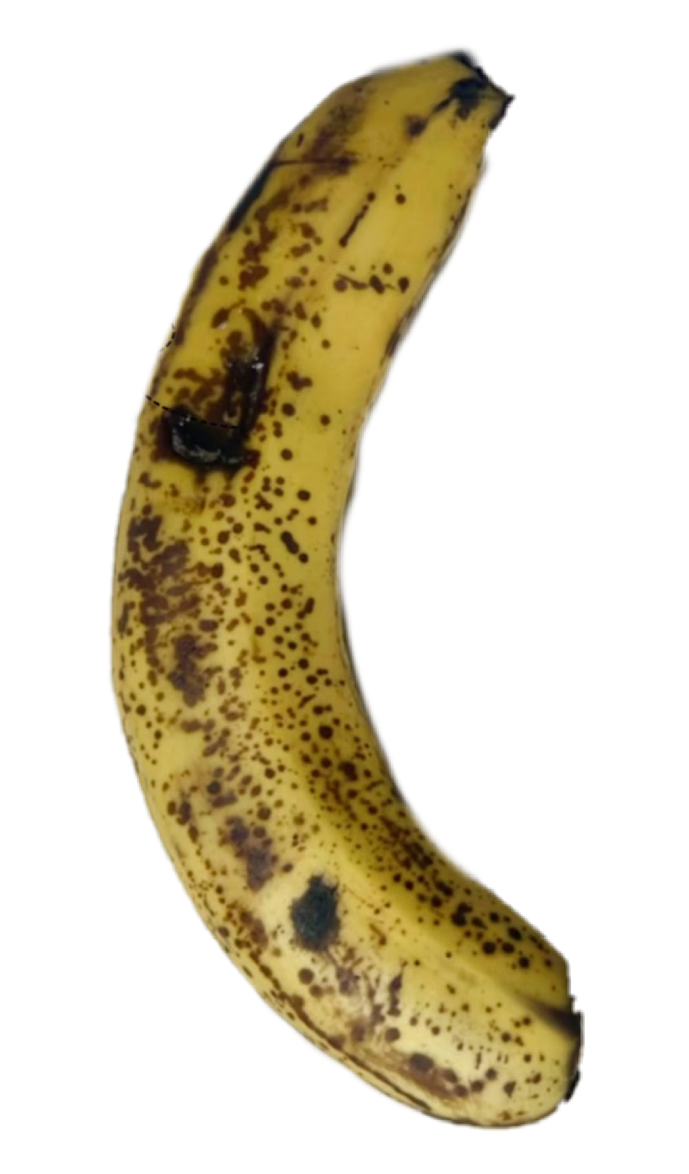
#> input picture busuk.png, 689 x 1174 px
$ python pengolahan_busuk.py
#> lines starting #> are read from the running program, lines starting #| are printed output that depends on the picture
# # nama kelompok :
# # Kevin Gantama                (2215061133)
# # Muhammad Haikal Batubara     (2255061010)
# # Muhammad Dzikri Rofa         (2255061022)

import cv2
import numpy as np
from matplotlib import pyplot as plt

image = cv2.imread('busuk.png')
#> image is the input picture: shape (1174, 689, 3); mean B, G, R 189.6, 211.5, 219.6

k = 3
pixels = image.reshape((image.shape[0] * image.shape[1], 3))

criteria = (cv2.TERM_CRITERIA_EPS + cv2.TERM_CRITERIA_MAX_ITER, 100, 0.2)
_, labels, centers = cv2.kmeans(pixels.astype(np.float32), k, None, criteria, 10, cv2.KMEANS_RANDOM_CENTERS)
#> centers = [[69.88, 151.6, 176.7], [25.64, 71.26, 96.15], [255.2, 255.4, 255.4]]
segmented_image = labels.reshape((image.shape[0], image.shape[1]))
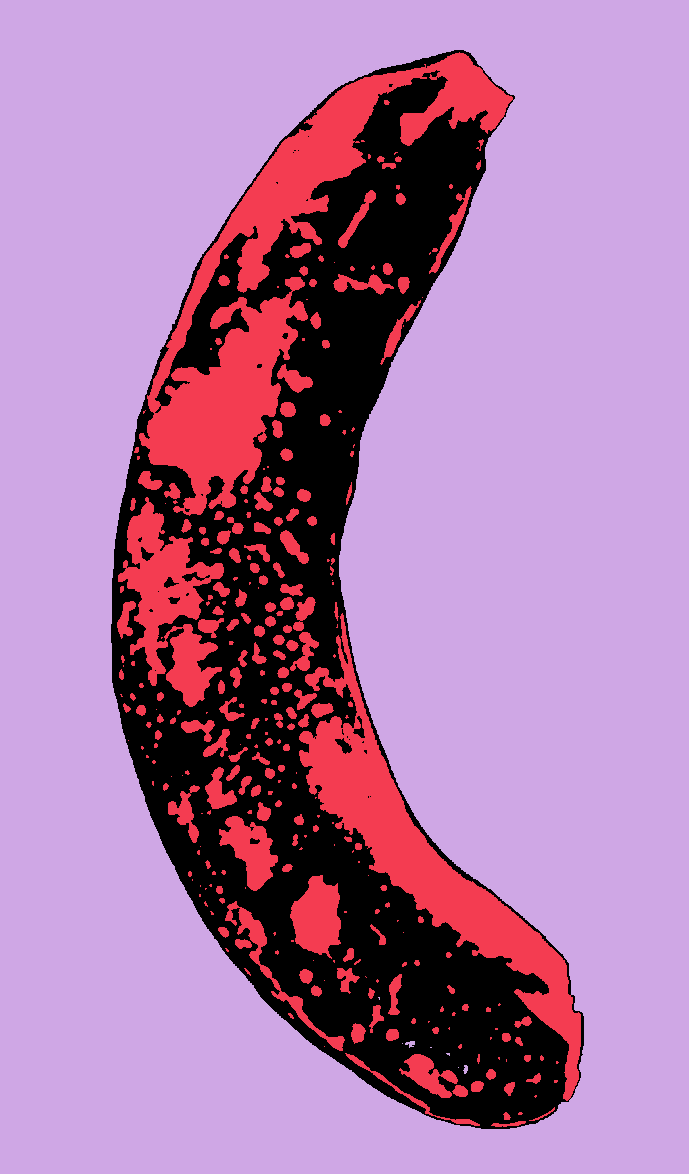
#> segmented_image: shape (1174, 689) int32; 3 distinct labels, from 0 to 2; one colour per label, 0 black

centers = np.uint8(centers)
#> centers = [[69, 151, 176], [25, 71, 96], [255, 255, 255]]

dominant_color = centers[labels.flatten()]

colored_segmented_image = centers[labels.flatten()].reshape(image.shape)
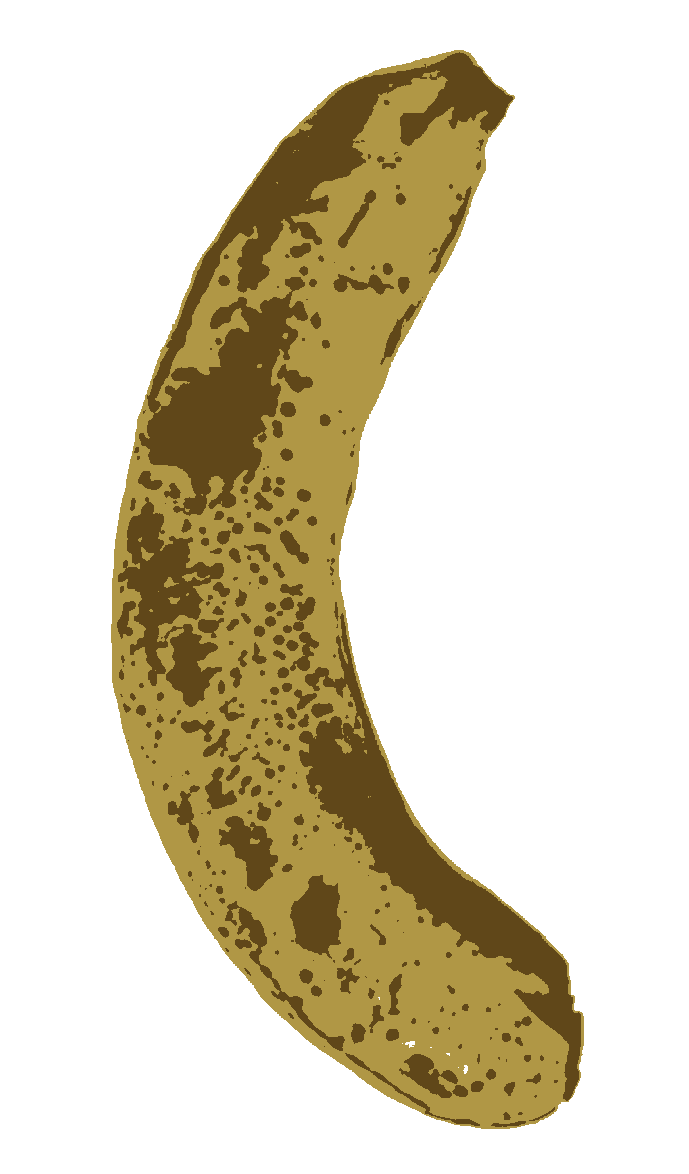
#> colored_segmented_image: shape (1174, 689, 3); mean B, G, R 189.8, 211.7, 219.7

gray_image = cv2.cvtColor(colored_segmented_image, cv2.COLOR_BGR2GRAY)
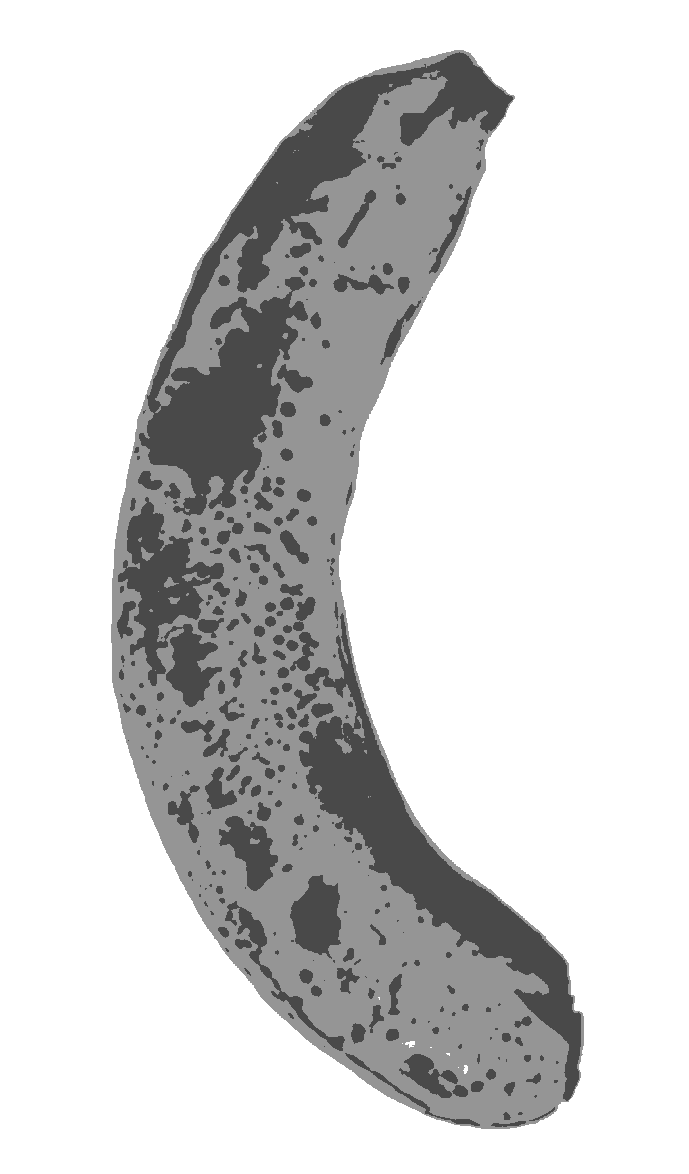
#> gray_image: shape (1174, 689); min 73, max 255, mean 211.6
range_values = np.arange(0, 145)
pixel_count = np.sum(np.isin(gray_image, range_values))
#> pixel_count = 100064

print(f"Jumlah piksel hitam: {pixel_count}")
#| Jumlah piksel hitam: 100064

if pixel_count > 200000:
    print("Pisang Belum Matang")
elif pixel_count < 100000:
    print("Pisang Matang")
else:
    print("Pisang Busuk")

plt.subplot(131), plt.imshow(cv2.cvtColor(image, cv2.COLOR_BGR2RGB))
plt.title('Citra\nAsli'), plt.xticks([]), plt.yticks([])

plt.subplot(132), plt.imshow(cv2.cvtColor(colored_segmented_image, cv2.COLOR_BGR2RGB))
plt.title('Segmentasi\nWarna Utama'), plt.xticks([]), plt.yticks([])

plt.subplot(133), plt.imshow(gray_image, cmap='gray')
plt.title('Segmentasi\nGrayscale'), plt.xticks([]), plt.yticks([])
plt.show()
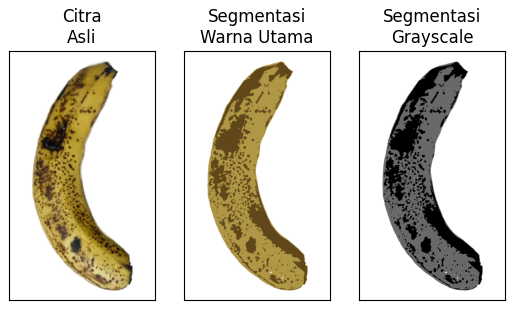
#> figure drawn by matplotlib, 3 panels

$ run again, with belum_matang.png copied over busuk.png
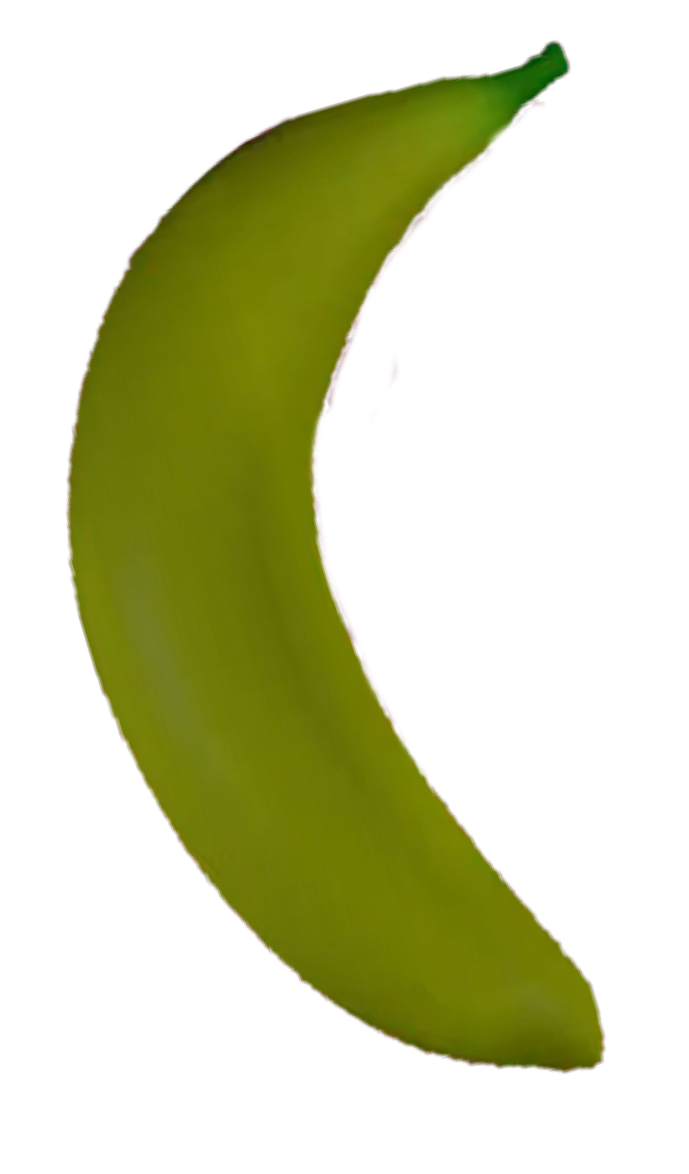
#> input picture belum_matang.png, 689 x 1174 px
#> image is the input picture: shape (1174, 689, 3); mean B, G, R 176.4, 212.1, 208.8
#> `_, labels, centers = cv2.kmeans(pixels.astype(np.float32), k, None, cr..`: centers = [[143.6, 178.2, 182.4], [5.73, 119.5, 108.6], [255.6, 255.6, 255.7]]
#> `segmented_image = labels.reshape((image.shape[0], image.shape[1]))`:
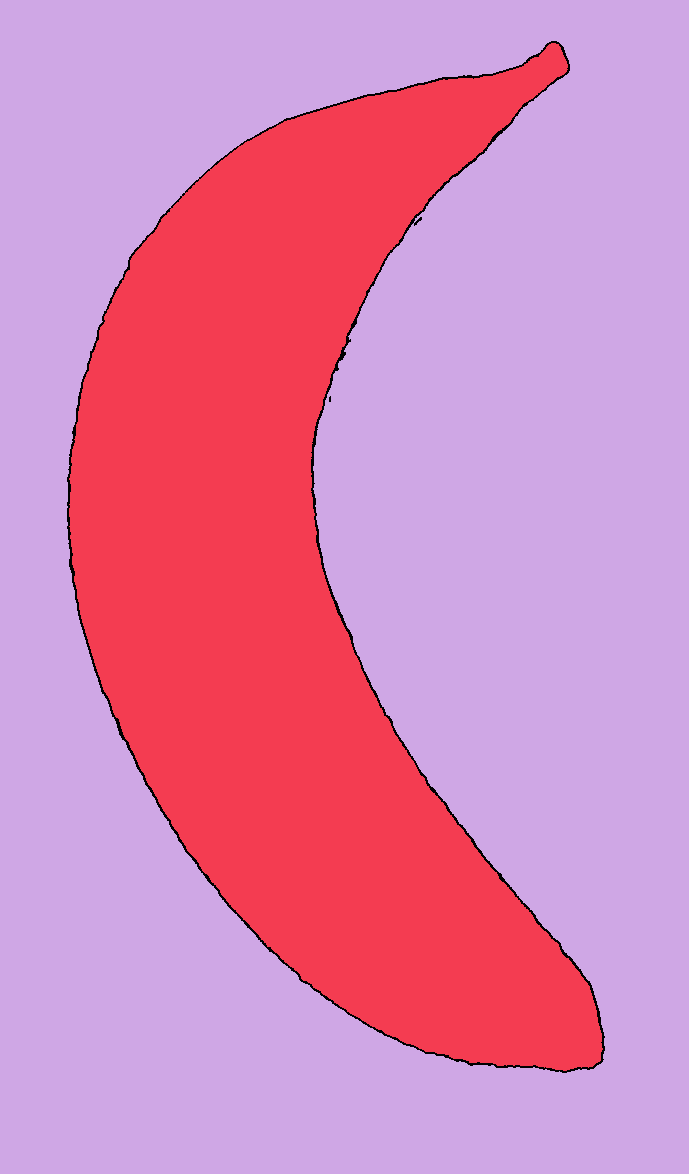
#> segmented_image: shape (1174, 689) int32; 3 distinct labels, from 0 to 2; one colour per label, 0 black
#> `centers = np.uint8(centers)`: centers = [[143, 178, 182], [5, 119, 108], [255, 255, 255]]
#> pixel_count = 251454
#| Jumlah piksel hitam: 251454
#> `plt.show()`:
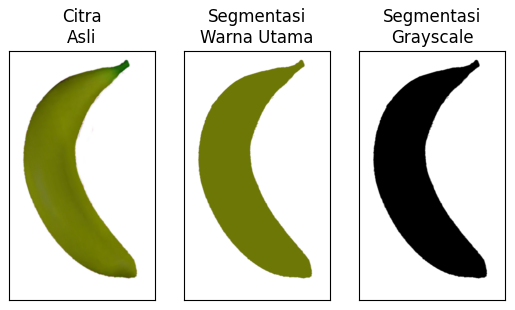
#> figure drawn by matplotlib, 3 panels

$ run again, with matang.png copied over busuk.png
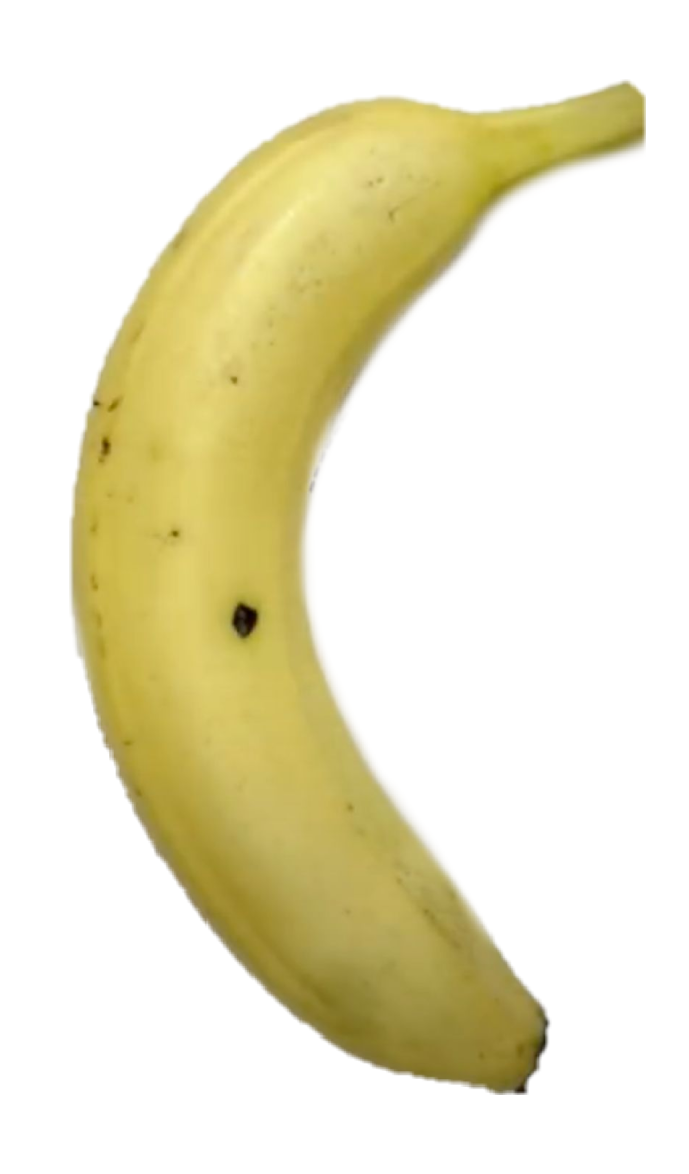
#> input picture matang.png, 689 x 1174 px
#> image is the input picture: shape (1174, 689, 3); mean B, G, R 201.3, 230.1, 235.3
#> `_, labels, centers = cv2.kmeans(pixels.astype(np.float32), k, None, cr..`: centers = [[100.8, 192.5, 208.7], [61.96, 147.8, 163.6], [255.2, 255.4, 255.4]]
#> `segmented_image = labels.reshape((image.shape[0], image.shape[1]))`:
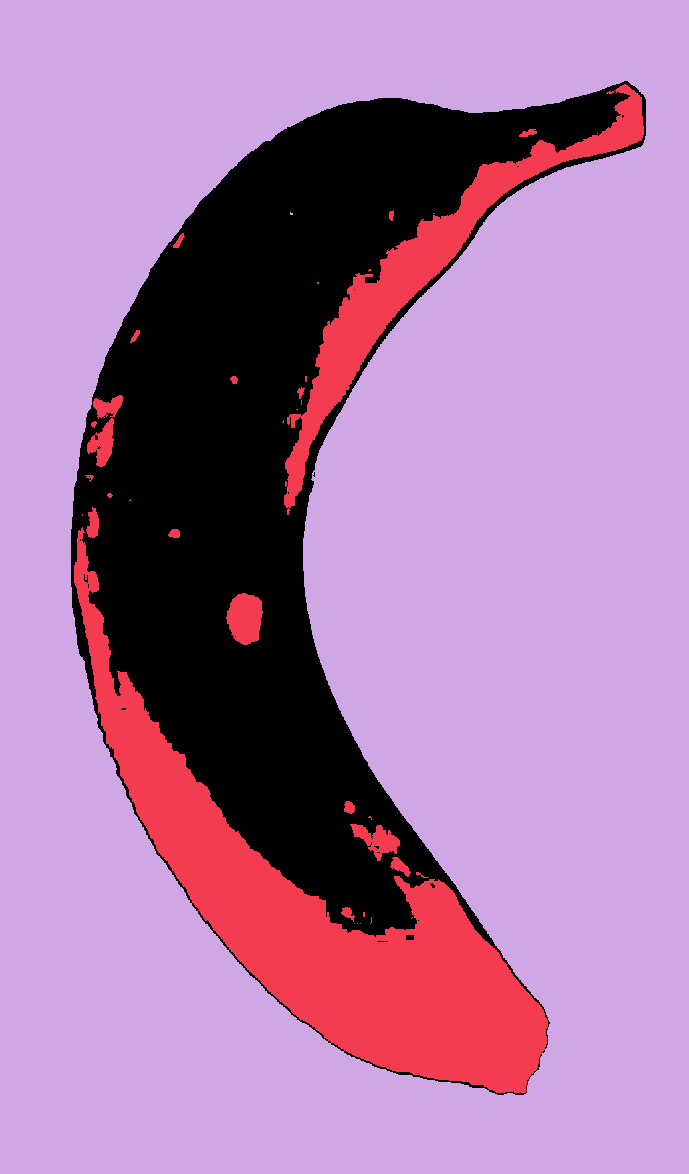
#> segmented_image: shape (1174, 689) int32; 3 distinct labels, from 0 to 2; one colour per label, 0 black
#> `centers = np.uint8(centers)`: centers = [[100, 192, 208], [61, 147, 163], [255, 255, 255]]
#> pixel_count = 83447
#| Jumlah piksel hitam: 83447
#> `plt.show()`:
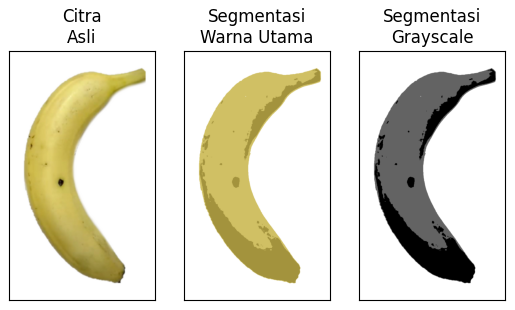
#> figure drawn by matplotlib, 3 panels
